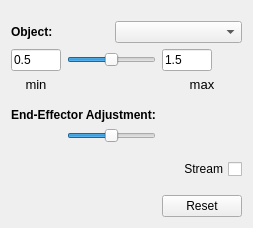
     <widget class="QWidget" name="tab_4">
      <attribute name="title">
       <string>Object Scaling</string>
      </attribute>
      <layout class="QGridLayout" name="gridLayout_9">
       <item row="6" column="0">
        <widget class="QLineEdit" name="object_scale_min">
         <property name="maximumSize">
          <size>
           <width>50</width>
           <height>16777215</height>
          </size>
         </property>
         <property name="text">
          <string>0.5</string>
         </property>
        </widget>
       </item>
       <item row="6" column="1" colspan="2">
        <widget class="QSlider" name="object_scale_slider">
         <property name="sizePolicy">
          <sizepolicy hsizetype="Preferred" vsizetype="Fixed">
           <horstretch>2</horstretch>
           <verstretch>0</verstretch>
          </sizepolicy>
         </property>
         <property name="maximum">
          <number>100</number>
         </property>
         <property name="singleStep">
          <number>1</number>
         </property>
         <property name="pageStep">
          <number>5</number>
         </property>
         <property name="value">
          <number>50</number>
         </property>
         <property name="orientation">
          <enum>Qt::Horizontal</enum>
         </property>
        </widget>
       </item>
       <item row="1" column="2" colspan="2">
        <widget class="QComboBox" name="object_scale_combo_box">
         <property name="sizePolicy">
          <sizepolicy hsizetype="Expanding" vsizetype="Fixed">
           <horstretch>0</horstretch>
           <verstretch>0</verstretch>
          </sizepolicy>
         </property>
        </widget>
       </item>
       <item row="7" column="3">
        <widget class="QLabel" name="label_5">
         <property name="font">
          <font>
           <pointsize>10</pointsize>
           <weight>50</weight>
           <bold>false</bold>
          </font>
         </property>
         <property name="text">
          <string>max</string>
         </property>
         <property name="alignment">
          <set>Qt::AlignCenter</set>
         </property>
        </widget>
       </item>
       <item row="6" column="3">
        <widget class="QLineEdit" name="object_scale_max">
         <property name="maximumSize">
          <size>
           <width>50</width>
           <height>16777215</height>
          </size>
         </property>
         <property name="text">
          <string>1.5</string>
         </property>
        </widget>
       </item>
       <item row="9" column="0" colspan="3">
        <widget class="QLabel" name="label_3">
         <property name="font">
          <font>
           <weight>75</weight>
           <bold>true</bold>
          </font>
         </property>
         <property name="text">
          <string>End-Effector Adjustment:</string>
         </property>
        </widget>
       </item>
       <item row="10" column="1" colspan="2">
        <widget class="QSlider" name="end_effector_adjustment_slider">
         <property name="maximum">
          <number>100</number>
         </property>
         <property name="pageStep">
          <number>5</number>
         </property>
         <property name="value">
          <number>50</number>
         </property>
         <property name="sliderPosition">
          <number>50</number>
         </property>
         <property name="orientation">
          <enum>Qt::Horizontal</enum>
         </property>
        </widget>
       </item>
       <item row="1" column="0" colspan="2">
        <widget class="QLabel" name="label">
         <property name="font">
          <font>
           <weight>75</weight>
           <bold>true</bold>
          </font>
         </property>
         <property name="text">
          <string>Object:</string>
         </property>
        </widget>
       </item>
       <item row="7" column="0">
        <widget class="QLabel" name="label_4">
         <property name="font">
          <font>
           <pointsize>10</pointsize>
           <weight>50</weight>
           <bold>false</bold>
          </font>
         </property>
         <property name="text">
          <string>min</string>
         </property>
         <property name="alignment">
          <set>Qt::AlignCenter</set>
         </property>
        </widget>
       </item>
       <item row="11" column="1">
        <spacer name="verticalSpacer_2">
         <property name="orientation">
          <enum>Qt::Vertical</enum>
         </property>
         <property name="sizeHint" stdset="0">
          <size>
           <width>20</width>
           <height>40</height>
          </size>
         </property>
        </spacer>
       </item>
       <item row="11" column="3">
        <widget class="QCheckBox" name="stream_scale_check_box">
         <property name="layoutDirection">
          <enum>Qt::RightToLeft</enum>
         </property>
         <property name="text">
          <string>Stream</string>
         </property>
        </widget>
       </item>
       <item row="0" column="2">
        <spacer name="verticalSpacer_3">
         <property name="orientation">
          <enum>Qt::Vertical</enum>
         </property>
         <property name="sizeType">
          <enum>QSizePolicy::Fixed</enum>
         </property>
         <property name="sizeHint" stdset="0">
          <size>
           <width>20</width>
           <height>10</height>
          </size>
         </property>
        </spacer>
       </item>
       <item row="8" column="0">
        <spacer name="verticalSpacer">
         <property name="orientation">
          <enum>Qt::Vertical</enum>
         </property>
         <property name="sizeType">
          <enum>QSizePolicy::Maximum</enum>
         </property>
         <property name="sizeHint" stdset="0">
          <size>
           <width>20</width>
           <height>10</height>
          </size>
         </property>
        </spacer>
       </item>
       <item row="12" column="3">
        <widget class="QPushButton" name="reset_scale_button">
         <property name="text">
          <string>Reset</string>
         </property>
        </widget>
       </item>
      </layout>
     </widget>
